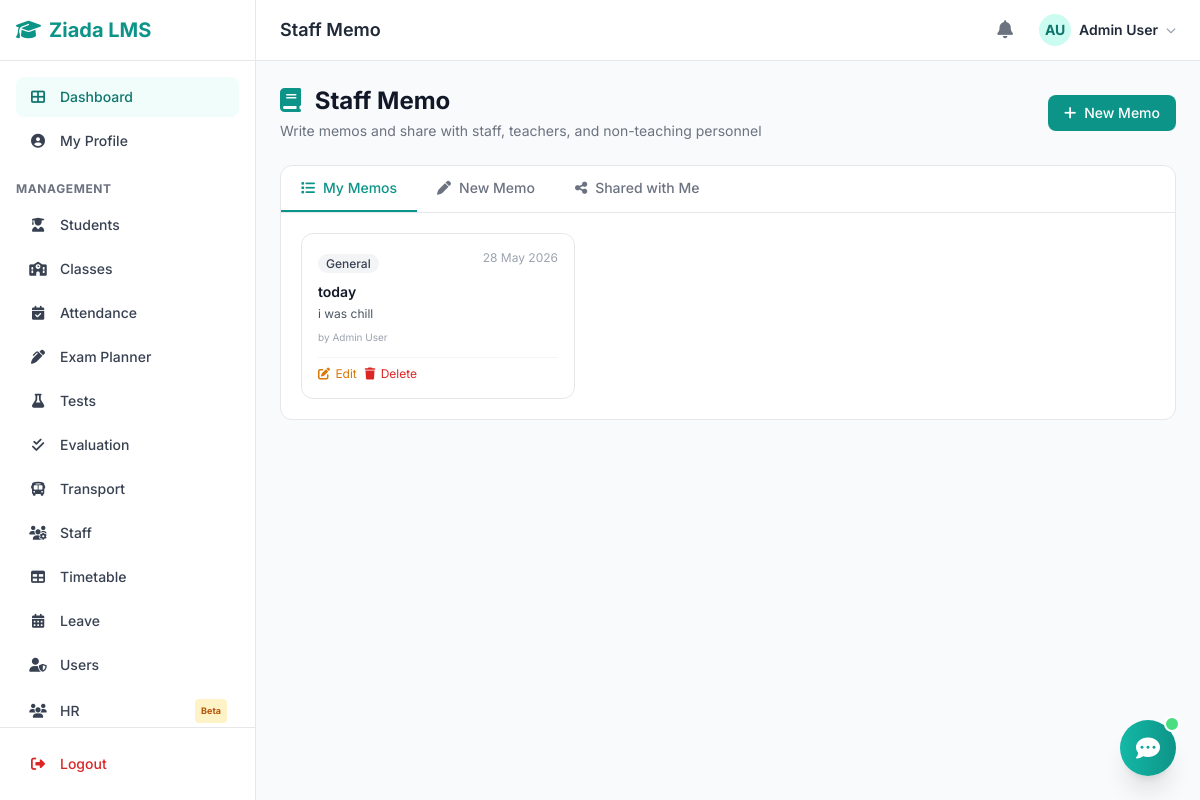
Screenshot of /modules/diary/index.php (signed in) with the database file from the repository.
### tables this page shows
CREATE TABLE `users` (
  `id` int(11) NOT NULL,
  `username` varchar(50) NOT NULL,
  `email` varchar(100) NOT NULL,
  `password` varchar(255) NOT NULL,
  `full_name` varchar(100) NOT NULL,
  `phone` varchar(20) DEFAULT NULL,
  `role` enum('admin','teacher','student') NOT NULL DEFAULT 'student',
  `avatar` varchar(255) DEFAULT NULL,
  `is_active` tinyint(1) DEFAULT 1,
  `created_at` timestamp NOT NULL DEFAULT current_timestamp(),
  `updated_at` timestamp NOT NULL DEFAULT current_timestamp() ON UPDATE current_timestamp()
);

CREATE TABLE `diary_entries` (
  `id` int(11) NOT NULL,
  `user_id` int(11) NOT NULL,
  `title` varchar(255) NOT NULL,
  `content` text NOT NULL,
  `entry_date` date NOT NULL,
  `category` varchar(50) DEFAULT 'general',
  `is_private` tinyint(1) DEFAULT 0,
  `shared_with` int(11) DEFAULT NULL,
  `shared_at` datetime DEFAULT NULL,
  `teacher_feedback` text DEFAULT NULL,
  `attachments` text DEFAULT NULL,
  `created_at` datetime DEFAULT current_timestamp(),
  `updated_at` datetime DEFAULT current_timestamp() ON UPDATE current_timestamp()
);

### config/database.php (called while the page is built, shortened)
<?php
function db_connect() {
    $conn = new mysqli(DB_HOST, DB_USER, DB_PASS, DB_NAME);
    $conn->set_charset("utf8mb4");
    return $conn;
}
function db_query($sql, $params = []) {
    $conn = db_connect();
    if (!empty($params)) {
        $stmt = $conn->prepare($sql);
        if ($stmt) {
            $types = '';
            foreach ($params as $p) {
                if (is_int($p)) $types .= 'i';
                elseif (is_double($p)) $types .= 'd';
                else $types .= 's';
            }
            $stmt->bind_param($types, ...$params);
            $stmt->execute();
            $result = $stmt->get_result();
            return $result;
        }
    }
    $result = $conn->query($sql);
    return $result;
}
function db_get_row($sql, $params = []) {
    $result = db_query($sql, $params);
    return $result ? $result->fetch_assoc() : null;
}
function db_get_all($sql, $params = []) {
    $result = db_query($sql, $params);
    return $result ? $result->fetch_all(MYSQLI_ASSOC) : [];
}

### includes/session.php (called while the page is built, shortened)
<?php
require_once __DIR__ . '/../config/database.php';
function has_role(...$roles) {
    foreach ($roles as $role) {
        if (isset($_SESSION['user_role']) && $_SESSION['user_role'] === $role) return true;
    }
    return false;
}

### modules/diary/index.php (the view, shortened to what this page needs)
<?php
require_once __DIR__ . '/../../includes/session.php';
require_once __DIR__ . '/../../includes/functions.php';
$user_id = get_user_id();
$is_student = has_role('student');
$label = $is_student ? 'Diary' : 'Staff Memo';
$tab = $_GET['tab'] ?? 'entries';
$all_users = db_get_all("SELECT id, full_name, role FROM users WHERE is_active=1 ORDER BY FIELD(role,'admin','teacher','staff','manager','accountant','supplier','driver','cook','student'), full_name");
$grouped_users = [];
foreach ($all_users as $u) {
    $grouped_users[$u['role']][] = $u;
}
$editing_entry = null;
$entries = [];
if ($tab === 'entries') {
    if (has_role('admin')) {
        $entries = db_get_all("SELECT de.*, u.full_name as author_name FROM diary_entries de JOIN users u ON de.user_id=u.id ORDER BY de.entry_date DESC, de.created_at DESC LIMIT 100");
    } else {
        $entries = db_get_all("SELECT * FROM diary_entries WHERE user_id=? ORDER BY entry_date DESC, created_at DESC LIMIT 100", [$user_id]);
    }
}
$header_file = $is_student ? __DIR__ . '/../../includes/student-header.php' : __DIR__ . '/../../includes/header.php';
include $header_file;
?>
<div class="max-w-7xl mx-auto">
    <div class="flex flex-col sm:flex-row sm:items-center sm:justify-between gap-4 mb-6">
        <div>
            <h1 class="text-xl sm:text-2xl font-bold text-gray-900">
                <i class="fas fa-book text-teal-600 mr-2"></i> <?= $label ?>
            </h1>
            <p class="text-gray-500 text-sm mt-1"><?= $is_student ? 'Record daily notes and share them with your teacher' : ('Write memos and share with staff, teachers, and non-teaching personnel') ?></p>
        </div>
        <?php if ($tab !== 'write'): ?>
        <a href="?tab=write" class="bg-teal-600 text-white px-4 py-2 rounded-lg text-sm font-medium hover:bg-teal-700 transition flex items-center gap-2">
            <i class="fas fa-plus"></i> New <?= $is_student ? 'Entry' : 'Memo' ?>
        </a>
        <?php endif; ?>
    </div>
    <div class="bg-white rounded-xl border border-gray-200 overflow-hidden mb-6">
        <div class="flex border-b border-gray-200 overflow-x-auto">
            <a href="?tab=entries" class="px-5 py-3 text-sm font-medium whitespace-nowrap <?= $tab=='entries'?'text-teal-600 border-b-2 border-teal-600':'text-gray-500 hover:text-gray-700' ?>">
                <i class="fas fa-list mr-2"></i>My <?= $is_student ? 'Entries' : 'Memos' ?>
            </a>
            <a href="?tab=write" class="px-5 py-3 text-sm font-medium whitespace-nowrap <?= $tab=='write'||$editing_entry?'text-teal-600 border-b-2 border-teal-600':'text-gray-500 hover:text-gray-700' ?>">
                <i class="fas fa-pen mr-2"></i><?= $editing_entry ? 'Edit' : ($is_student ? 'Write Entry' : 'New Memo') ?>
            </a>
            <?php if (!$is_student): ?>
            <a href="?tab=shared" class="px-5 py-3 text-sm font-medium whitespace-nowrap <?= $tab=='shared'?'text-teal-600 border-b-2 border-teal-600':'text-gray-500 hover:text-gray-700' ?>">
                <i class="fas fa-share-alt mr-2"></i>Shared with Me
            </a>
            <?php endif; ?>
        </div>
        <div class="p-5">
            <?php if ($tab === 'write' || $editing_entry): ?>
            <div class="max-w-2xl mx-auto">
                <form method="POST" enctype="multipart/form-data">
                    <input type="hidden" name="action" value="<?= $editing_entry ? 'update' : 'create' ?>">
                    <?php if ($editing_entry): ?><input type="hidden" name="id" value="<?= $editing_entry['id'] ?>"><?php endif; ?>
                    <div class="grid grid-cols-1 sm:grid-cols-2 gap-4 mb-4">
                        <div class="sm:col-span-2">
                            <label class="block text-xs font-bold text-gray-700 mb-1">Title *</label>
                            <input type="text" name="title" required value="<?= sanitize($editing_entry['title'] ?? '') ?>" class="w-full border border-gray-300 rounded-lg px-3 py-2 text-sm focus:ring-2 focus:ring-teal-500 outline-none">
                        </div>
                        <div>
                            <label class="block text-xs font-bold text-gray-700 mb-1">Date *</label>
                            <input type="date" name="entry_date" required value="<?= $editing_entry['entry_date'] ?? date('Y-m-d') ?>" class="w-full border border-gray-300 rounded-lg px-3 py-2 text-sm focus:ring-2 focus:ring-teal-500 outline-none">
                        </div>
                        <div>
                            <label class="block text-xs font-bold text-gray-700 mb-1">Category</label>
                            <select name="category" class="w-full border border-gray-300 rounded-lg px-3 py-2 text-sm focus:ring-2 focus:ring-teal-500 outline-none">
                                <?php $cats = ['general'=>'General','lesson'=>'Lesson Note','reflection'=>'Reflection','meeting'=>'Meeting Notes','observation'=>'Observation','planning'=>'Planning', 'homework'=>'Homework', 'journal'=>'Journal']; ?>
                                <?php foreach ($cats as $k => $v): ?>
                                <option value="<?= $k ?>" <?= ($editing_entry['category'] ?? 'general') == $k ? 'selected' : '' ?>><?= $v ?></option>
                                <?php endforeach; ?>
                            </select>
                        </div>
                        <div class="sm:col-span-2">
                            <label class="block text-xs font-bold text-gray-700 mb-1">Content *</label>
                            <textarea name="content" required rows="8" class="w-full border border-gray-300 rounded-lg px-3 py-2 text-sm focus:ring-2 focus:ring-teal-500 outline-none"><?= sanitize($editing_entry['content'] ?? '') ?></textarea>
                        </div>
                        <div class="sm:col-span-2">
                            <label class="block text-xs font-bold text-gray-700 mb-1">Attachments</label>
                            <input type="file" name="attachments[]" multiple class="w-full text-sm text-gray-600 file:mr-3 file:py-2 file:px-4 file:rounded-lg file:border-0 file:text-sm file:font-medium file:bg-teal-50 file:text-teal-700 hover:file:bg-teal-100">
                            <?php if ($editing_entry && $editing_entry['attachments']): ?>
                            <div class="mt-2 space-y-1">
                                <?php foreach (json_decode($editing_entry['attachments'], true) ?: [] as $f): ?>
                                <div class="flex items-center justify-between text-xs text-gray-600 bg-gray-50 rounded px-2 py-1">
                                    <span><?= sanitize($f) ?></span>
                                    <form method="POST" class="inline" onsubmit="return confirm('Remove this attachment?')">
                                        <input type="hidden" name="action" value="delete_attachment">
                                        <input type="hidden" name="id" value="<?= $editing_entry['id'] ?>">
                                        <input type="hidden" name="file" value="<?= sanitize($f) ?>">
                                        <button class="text-red-500 hover:text-red-700"><i class="fas fa-times"></i></button>
                                    </form>
                                </div>
                                <?php endforeach; ?>
                            </div>
                            <?php endif; ?>
                            <p class="text-[10px] text-gray-400 mt-0.5">Allowed: jpg, png, pdf, doc, docx, xls, xlsx (max 2MB each)</p>
                        </div>
                        <div>
                            <label class="flex items-center gap-2 cursor-pointer">
                                <input type="checkbox" name="is_private" value="1" <?= ($editing_entry['is_private'] ?? 0) ? 'checked' : '' ?> class="rounded border-gray-300 text-teal-600 focus:ring-teal-500">
                                <span class="text-xs text-gray-600">Private (only visible to you<?= $is_student ? ' and admin' : '' ?>)</span>
                            </label>
                        </div>
                        <div>
                            <label class="block text-xs font-bold text-gray-700 mb-1">Share with</label>
                            <select name="shared_with" class="w-full border border-gray-300 rounded-lg px-3 py-2 text-sm focus:ring-2 focus:ring-teal-500 outline-none">
                                <option value="">— Don't share —</option>
                                <?php foreach ($grouped_users as $role => $users): ?>
                                <optgroup label="<?= ucfirst($role) . ($role !== 'staff' ? 's' : '') ?>">
                                    <?php foreach ($users as $u): ?>
                                    <option value="<?= $u['id'] ?>" <?= ($editing_entry['shared_with']??'')==$u['id']?'selected':'' ?>><?= sanitize($u['full_name']) ?></option>
                                    <?php endforeach; ?>
                                </optgroup>
                                <?php endforeach; ?>
                            </select>
                            <p class="text-[10px] text-gray-400 mt-0.5">Share this memo so others can view and give feedback</p>
                        </div>
                        <?php if ($editing_entry && $editing_entry['teacher_feedback']): ?>
                        <div class="sm:col-span-2 bg-teal-50 rounded-lg p-3">
                            <p class="text-xs font-bold text-teal-800 mb-1"><i class="fas fa-comment-dots mr-1"></i> Feedback</p>
                            <p class="text-xs text-teal-700"><?= nl2br(sanitize($editing_entry['teacher_feedback'])) ?></p>
                        </div>
                        <?php endif; ?>
                    </div>
                    <button type="submit" class="bg-teal-600 text-white px-5 py-2.5 rounded-lg text-sm font-medium hover:bg-teal-700 transition">
                        <i class="fas fa-save mr-1"></i> <?= $editing_entry ? 'Update' : 'Save' ?>
                    </button>
                    <?php if ($editing_entry): ?>
                    <a href="?tab=entries" class="ml-2 px-4 py-2.5 rounded-lg text-sm font-medium text-gray-600 hover:bg-gray-200 transition">Cancel</a>
                    <?php endif; ?>
                </form>
            </div>
            <?php else: ?>
            <?php if (empty($entries)): ?>
            <div class="text-center py-12 text-gray-400">
                <i class="fas fa-book-open text-4xl mb-3 block text-gray-300"></i>
                <p class="text-sm">No <?= strtolower($label) ?> entries yet.</p>
                <a href="?tab=write" class="text-teal-600 hover:underline text-sm mt-2 inline-block">Write your first <?= strtolower($is_student ? 'entry' : 'memo') ?></a>
            </div>
            <?php else: ?>
            <div class="grid grid-cols-1 md:grid-cols-2 lg:grid-cols-3 gap-4">
                <?php foreach ($entries as $e): ?>
                <div class="bg-white rounded-xl border border-gray-200 p-4 hover:shadow-md transition card-hover <?= $e['shared_with'] ? 'border-l-2 border-l-teal-400' : '' ?> <?= $e['teacher_feedback'] ? 'ring-1 ring-teal-300' : '' ?>">
                    <div class="flex items-start justify-between mb-2">
                        <div>
                            <span class="text-xs font-medium px-2 py-0.5 rounded-full
                                <?php $cc = ['general'=>'bg-gray-100 text-gray-700','lesson'=>'bg-blue-100 text-blue-700','reflection'=>'bg-purple-100 text-purple-700','meeting'=>'bg-amber-100 text-amber-700','observation'=>'bg-green-100 text-green-700','planning'=>'bg-teal-100 text-teal-700','homework'=>'bg-pink-100 text-pink-700','journal'=>'bg-indigo-100 text-indigo-700']; ?>
                                <?= $cc[$e['category']] ?? 'bg-gray-100' ?>">
                                <?= ucfirst($e['category']) ?>
                            </span>
                        </div>
                        <span class="text-xs text-gray-400"><?= format_date($e['entry_date']) ?></span>
                    </div>
                    <h4 class="font-semibold text-gray-900 text-sm mb-1"><?= sanitize($e['title']) ?></h4>
                    <p class="text-xs text-gray-600 line-clamp-3"><?= nl2br(sanitize(mb_substr($e['content'], 0, 200))) ?><?= mb_strlen($e['content']) > 200 ? '...' : '' ?></p>
                    <?php if (has_role('admin') && isset($e['author_name'])): ?>
                    <p class="text-[10px] text-gray-400 mt-2">by <?= sanitize($e['author_name']) ?></p>
                    <?php endif; ?>
                    <div class="mt-3 pt-2 border-t border-gray-100 flex items-center gap-2 text-xs">
                        <a href="?edit&id=<?= $e['id'] ?>" class="text-amber-600 hover:text-amber-800"><i class="fas fa-edit mr-0.5"></i> Edit</a>
                        <form method="POST" class="inline" onsubmit="return confirm('Delete this <?= strtolower($is_student ? 'entry' : 'memo') ?>?')">
                            <button class="text-red-600 hover:text-red-800"><i class="fas fa-trash mr-0.5"></i> Delete</button>
                        </form>
                    </div>
                </div>
                <?php endforeach; ?>
            </div>
            <?php endif; ?>
            <?php endif; ?>
        </div>
    </div>
</div>

### includes/functions.php (shortened to what this page needs)
<?php
function sanitize($input) {
    return htmlspecialchars(strip_tags(trim($input)), ENT_QUOTES, 'UTF-8');
}
function format_date($date, $format = 'd M Y') {
    return date($format, strtotime($date));
}
function get_avatar($name, $photo = null, $subdir = 'avatars') {
    $initials = '';
    $parts = explode(' ', $name);
    foreach ($parts as $p) $initials .= strtoupper($p[0] ?? '');
    return substr($initials, 0, 2);
}
function user_avatar_html($user, $size = 'w-8 h-8', $text_size = 'text-sm') {
    $initial = get_avatar($user['full_name'] ?? 'U');
    return '<div class="' . $size . ' rounded-full bg-teal-100 flex items-center justify-center ' . $text_size . ' font-bold text-teal-700">' . $initial . '</div>';
}

### rows the page displays
users: full_name "AU"
diary_entries: category "General", entry_date "28 May 2026", title "today", content "i was chill", user.full_name "Admin User"

### other values shown
$page_title "Staff Memo"
get_user_name() "Admin User"
$label "Staff Memo"
